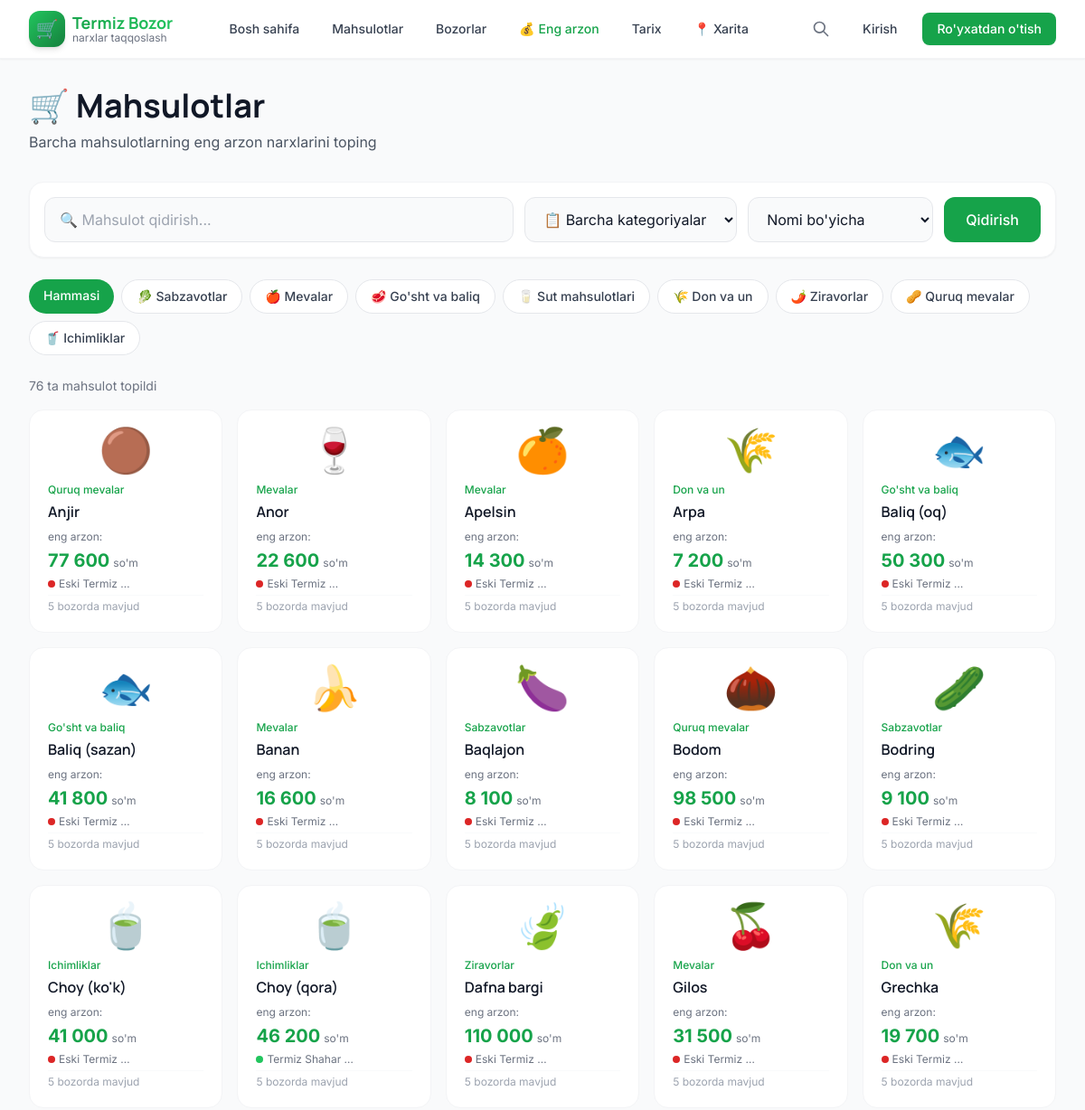
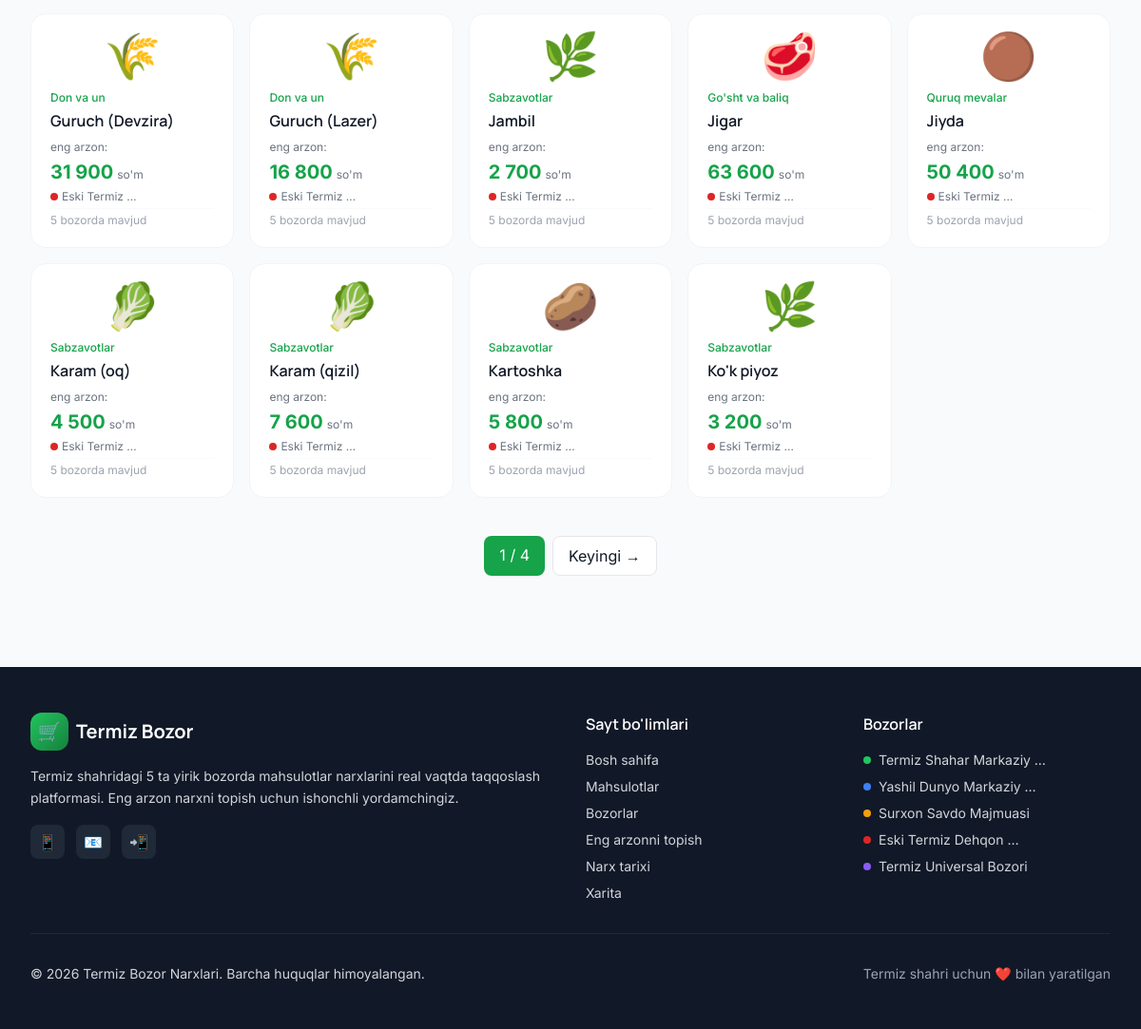
/mahsulotlar/, run on the app's committed database (2 pictures, top to bottom).
### apps/products/models.py (models this page shows, shortened)
class Category(models.Model):
    name = models.CharField(max_length=100, unique=True, verbose_name='Nomi')
    slug = models.SlugField(max_length=120, unique=True, blank=True)
    icon = models.CharField(
        max_length=10, default='🛒',
        help_text='Emoji yoki belgi',
        verbose_name='Ikonka'
    )
    color = models.CharField(
        max_length=7, default='#22c55e',
        help_text='Hex rang kodi',
        verbose_name='Rang'
    )
    description = models.TextField(blank=True, verbose_name='Tavsif')
    order = models.IntegerField(default=0, verbose_name='Tartib')
    class Meta:
        verbose_name = 'Kategoriya'
        verbose_name_plural = 'Kategoriyalar'
        ordering = ['order', 'name']

class Product(models.Model):
    class Unit(models.TextChoices):
        KG = 'kg', 'kg (kilogramm)'
        G = 'g', 'g (gramm)'
        DONA = 'dona', 'dona'
        LITR = 'litr', 'litr'
        BOGLAM = 'boglam', "bog'lam"
        TONNA = 'tonna', 'tonna'
        QUTI = 'quti', 'quti'
    name = models.CharField(max_length=150, verbose_name='Mahsulot nomi')
    slug = models.SlugField(max_length=170, unique=True, blank=True)
    category = models.ForeignKey(
        Category,
        on_delete=models.PROTECT,
        related_name='products',
        verbose_name='Kategoriya'
    )
    unit = models.CharField(
        max_length=20,
        choices=Unit.choices,
        default=Unit.KG,
        verbose_name="O'lchov birligi"
    )
    image = models.ImageField(
        upload_to='products/',
        blank=True, null=True,
        verbose_name='Rasm'
    )
    icon = models.CharField(
        max_length=10, blank=True,
        help_text='Rasm o\'rniga emoji ishlatish (masalan 🍅)',
        verbose_name='Emoji'
    )
    description = models.TextField(blank=True, verbose_name='Tavsif')
    is_seasonal = models.BooleanField(default=False, verbose_name='Mavsumiy')
    is_active = models.BooleanField(default=True, verbose_name='Faol')
    is_popular = models.BooleanField(
        default=False,
        verbose_name="Mashhur (bosh sahifada ko'rsatish)"
    )
    created_at = models.DateTimeField(auto_now_add=True)
    class Meta:
        verbose_name = 'Mahsulot'
        verbose_name_plural = 'Mahsulotlar'
        ordering = ['category__order', 'name']
    def get_absolute_url(self):
        return reverse('products:detail', kwargs={'slug': self.slug})

### apps/prices/models.py (models this page shows, shortened)
class Price(models.Model):
    product = models.ForeignKey(
        'products.Product',
        on_delete=models.CASCADE,
        related_name='prices',
        verbose_name='Mahsulot'
    )
    market = models.ForeignKey(
        'markets.Market',
        on_delete=models.CASCADE,
        related_name='prices',
        verbose_name='Bozor'
    )
    price = models.DecimalField(
        max_digits=12, decimal_places=2,
        verbose_name="Narx (so'm)"
    )
    date = models.DateField(verbose_name='Sana')
    recorded_at = models.DateTimeField(
        default=timezone.now,
        verbose_name='Kiritilgan vaqt'
    )
    recorded_by = models.ForeignKey(
        settings.AUTH_USER_MODEL,
        on_delete=models.SET_NULL,
        null=True, blank=True,
        related_name='recorded_prices',
        verbose_name='Kim kiritgan'
    )
    is_verified = models.BooleanField(
        default=True,
        verbose_name='Tasdiqlangan'
    )
    quality = models.CharField(
        max_length=20,
        choices=[
            ('high', 'Yuqori sifat'),
            ('medium', "O'rtacha"),
            ('low', 'Past'),
        ],
        default='medium',
        verbose_name='Sifati'
    )
    notes = models.TextField(blank=True, verbose_name='Izohlar')
    class Meta:
        verbose_name = 'Narx'
        verbose_name_plural = 'Narxlar'
        ordering = ['-date', '-recorded_at']
        unique_together = [('product', 'market', 'date')]
        indexes = [
            models.Index(fields=['-date']),
            models.Index(fields=['product', 'market', '-date']),
            models.Index(fields=['market', '-date']),
        ]
    @property
    def formatted_price(self):
        return f"{self.price:,.0f}".replace(',', ' ')

### apps/markets/models.py (models this page shows, shortened)
class Market(models.Model):
    name = models.CharField(max_length=200, verbose_name='Bozor nomi')
    slug = models.SlugField(max_length=220, unique=True, blank=True)
    address = models.CharField(max_length=300, verbose_name='Manzil')
    description = models.TextField(blank=True, verbose_name='Tavsif')
    latitude = models.DecimalField(
        max_digits=10, decimal_places=7,
        verbose_name='Kenglik (latitude)',
        help_text='Termiz uchun: 37.22 atrofida'
    )
    longitude = models.DecimalField(
        max_digits=10, decimal_places=7,
        verbose_name='Uzunlik (longitude)',
        help_text='Termiz uchun: 67.27 atrofida'
    )
    working_hours = models.CharField(
        max_length=100,
        default='06:00 - 19:00',
        verbose_name='Ish vaqti'
    )
    phone = models.CharField(max_length=30, blank=True, verbose_name='Telefon')
    image = models.ImageField(
        upload_to='markets/',
        blank=True, null=True,
        verbose_name='Bozor rasmi'
    )
    color = models.CharField(
        max_length=7,
        default='#22c55e',
        help_text='Hex rang kodi (masalan #22c55e)',
        verbose_name='Bozor rangi (taqqoslash uchun)'
    )
    is_active = models.BooleanField(default=True, verbose_name='Faol')
    order = models.IntegerField(default=0, verbose_name='Tartib')
    created_at = models.DateTimeField(auto_now_add=True)
    updated_at = models.DateTimeField(auto_now=True)
    class Meta:
        verbose_name = 'Bozor'
        verbose_name_plural = 'Bozorlar'
        ordering = ['order', 'name']
    def get_absolute_url(self):
        return reverse('markets:detail', kwargs={'slug': self.slug})

### apps/products/views.py (the view)
# urls.py: path('', views.product_list, name='list'),
def product_list(request):
    category_slug = request.GET.get('category')
    search = request.GET.get('q', '').strip()
    sort = request.GET.get('sort', 'name')
    products = Product.objects.filter(is_active=True).select_related('category')
    if category_slug:
        products = products.filter(category__slug=category_slug)
    if search:
        products = products.filter(
            Q(name__icontains=search) | Q(description__icontains=search)
        )
    if sort == 'name':
        products = products.order_by('name')
    elif sort == 'category':
        products = products.order_by('category__order', 'name')
    paginator = Paginator(products, 24)
    page = request.GET.get('page')
    products_page = paginator.get_page(page)
    recent_date = date.today() - timedelta(days=14)
    for product in products_page:
        latest_prices = list(Price.objects.filter(
            product=product, date__gte=recent_date
        ).select_related('market').order_by('market', '-date'))
        seen = set()
        unique_prices = []
        for p in latest_prices:
            if p.market_id not in seen:
                unique_prices.append(p)
                seen.add(p.market_id)
        if unique_prices:
            product.cheapest = min(unique_prices, key=lambda p: p.price)
            product.expensive = max(unique_prices, key=lambda p: p.price)
            product.market_count = len(unique_prices)
        else:
            product.cheapest = None
            product.expensive = None
            product.market_count = 0
    categories = Category.objects.all()
    return render(request, 'products/list.html', {
        'products': products_page,
        'categories': categories,
        'selected_category': category_slug,
        'search': search,
        'sort': sort,
    })

### templates/products/list.html (shortened to what this page needs)
{% extends 'base.html' %}
{% load humanize %}
{% block content %}
<div class="max-w-7xl mx-auto px-4 sm:px-6 lg:px-8 py-8">
    <div class="mb-8">
        <h1 class="font-display text-3xl md:text-4xl font-bold text-gray-900 mb-2">
            🛒 Mahsulotlar
        </h1>
        <p class="text-gray-600">Barcha mahsulotlarning eng arzon narxlarini toping</p>
    </div>
    <div class="bg-white rounded-2xl shadow-sm border border-gray-100 p-4 mb-6">
        <form method="get" class="flex flex-col md:flex-row gap-3">
            <div class="flex-1">
                <input type="text" name="q" value="{{ search }}" placeholder="🔍 Mahsulot qidirish..."
                       class="w-full px-4 py-3 bg-gray-50 border border-gray-200 rounded-xl focus:bg-white focus:border-primary-500 focus:outline-none">
            </div>
            <select name="category" class="px-4 py-3 bg-gray-50 border border-gray-200 rounded-xl focus:bg-white focus:border-primary-500 focus:outline-none">
                <option value="">📋 Barcha kategoriyalar</option>
            </select>
            <select name="sort" class="px-4 py-3 bg-gray-50 border border-gray-200 rounded-xl focus:bg-white focus:border-primary-500 focus:outline-none">
                <option value="name" {% if sort == 'name' %}selected{% endif %}>Nomi bo'yicha</option>
            </select>
            <button type="submit" class="px-6 py-3 bg-primary-600 text-white font-medium rounded-xl hover:bg-primary-700 transition">
                Qidirish
            </button>
        </form>
    </div>
    <div class="flex flex-wrap gap-2 mb-6 overflow-x-auto">
        <a href="{% url 'products:list' %}" class="px-4 py-2 rounded-full text-sm font-medium whitespace-nowrap transition
            {% if not selected_category %}bg-primary-600 text-white{% else %}bg-white text-gray-700 border border-gray-200 hover:bg-gray-50{% endif %}">
            Hammasi
        </a>
        {% for cat in categories %}
            <a href="{% url 'products:list' %}?category={{ cat.slug }}" class="px-4 py-2 rounded-full text-sm font-medium whitespace-nowrap transition
                {% if selected_category == cat.slug %}bg-primary-600 text-white{% else %}bg-white text-gray-700 border border-gray-200 hover:bg-gray-50{% endif %}">
                {{ cat.icon }} {{ cat.name }}
            </a>
        {% endfor %}
    </div>
    <p class="text-sm text-gray-500 mb-4">
        {{ products.paginator.count }} ta mahsulot topildi
    </p>
    {% if products %}
        <div class="grid grid-cols-2 sm:grid-cols-3 md:grid-cols-4 lg:grid-cols-5 gap-4">
            {% for product in products %}
                <a href="{{ product.get_absolute_url }}" class="card-hover bg-white rounded-2xl p-5 border border-gray-100 group">
                    <div class="text-5xl mb-3 text-center">{{ product.icon }}</div>
                    <div class="text-xs text-primary-600 font-medium mb-1">{{ product.category.name }}</div>
                    <h3 class="font-semibold text-gray-900 mb-2 group-hover:text-primary-600 transition truncate">{{ product.name }}</h3>
                    {% if product.cheapest %}
                        <div class="space-y-1">
                            <div class="text-xs text-gray-500">eng arzon:</div>
                            <div class="flex items-baseline gap-1">
                                <span class="text-xl font-bold text-primary-600">{{ product.cheapest.formatted_price }}</span>
                                <span class="text-xs text-gray-500">so'm</span>
                            </div>
                            <div class="text-xs text-gray-500 truncate flex items-center gap-1">
                                <span class="w-2 h-2 rounded-full" style="background: {{ product.cheapest.market.color }}"></span>
                                {{ product.cheapest.market.name|truncatewords:2 }}
                            </div>
                            {% if product.market_count > 1 %}
                                <div class="text-xs text-gray-400 pt-1 border-t border-gray-50">
                                    {{ product.market_count }} bozorda mavjud
                                </div>
                            {% endif %}
                        </div>
                    {% else %}
                        <div class="text-sm text-gray-400">Narx yo'q</div>
                    {% endif %}
                </a>
            {% endfor %}
        </div>
        {% if products.has_other_pages %}
            <div class="flex justify-center gap-2 mt-10">
                <span class="px-4 py-2 bg-primary-600 text-white rounded-lg">{{ products.number }} / {{ products.paginator.num_pages }}</span>
                {% if products.has_next %}
                    <a href="?page={{ products.next_page_number }}" class="px-4 py-2 bg-white border border-gray-200 rounded-lg hover:bg-gray-50">Keyingi →</a>
                {% endif %}
            </div>
        {% endif %}
    {% endif %}
</div>
{% endblock %}

### templates/partials/footer.html
<footer class="bg-gray-900 text-gray-300 mt-16">
    <div class="max-w-7xl mx-auto px-4 sm:px-6 lg:px-8 py-12">
        <div class="grid grid-cols-1 md:grid-cols-4 gap-8">
            <div class="md:col-span-2">
                <div class="flex items-center gap-2 mb-4">
                    <div class="w-10 h-10 bg-gradient-to-br from-primary-500 to-primary-700 rounded-xl flex items-center justify-center text-white text-xl font-bold">🛒</div>
                    <span class="font-display font-bold text-xl text-white">Termiz Bozor</span>
                </div>
                <p class="text-sm leading-relaxed mb-4">
                    Termiz shahridagi 5 ta yirik bozorda mahsulotlar narxlarini real vaqtda
                    taqqoslash platformasi. Eng arzon narxni topish uchun ishonchli yordamchingiz.
                </p>
                <div class="flex gap-3">
                    <a href="#" class="w-9 h-9 bg-gray-800 hover:bg-primary-600 rounded-lg flex items-center justify-center transition">📱</a>
                    <a href="#" class="w-9 h-9 bg-gray-800 hover:bg-primary-600 rounded-lg flex items-center justify-center transition">📧</a>
                    <a href="#" class="w-9 h-9 bg-gray-800 hover:bg-primary-600 rounded-lg flex items-center justify-center transition">📲</a>
                </div>
            </div>
            <div>
                <h4 class="text-white font-semibold mb-4">Sayt bo'limlari</h4>
                <ul class="space-y-2 text-sm">
                    <li><a href="{% url 'core:home' %}" class="hover:text-primary-400 transition">Bosh sahifa</a></li>
                    <li><a href="{% url 'products:list' %}" class="hover:text-primary-400 transition">Mahsulotlar</a></li>
                    <li><a href="{% url 'markets:list' %}" class="hover:text-primary-400 transition">Bozorlar</a></li>
                    <li><a href="{% url 'prices:cheapest' %}" class="hover:text-primary-400 transition">Eng arzonni topish</a></li>
                    <li><a href="{% url 'prices:history' %}" class="hover:text-primary-400 transition">Narx tarixi</a></li>
                    <li><a href="{% url 'markets:map' %}" class="hover:text-primary-400 transition">Xarita</a></li>
                </ul>
            </div>
            <div>
                <h4 class="text-white font-semibold mb-4">Bozorlar</h4>
                <ul class="space-y-2 text-sm">
                    {% for market in nav_markets %}
                        <li>
                            <a href="{{ market.get_absolute_url }}" class="hover:text-primary-400 transition flex items-center gap-2">
                                <span class="w-2 h-2 rounded-full" style="background: {{ market.color }}"></span>
                                {{ market.name|truncatewords:3 }}
                            </a>
                        </li>
                    {% endfor %}
                </ul>
            </div>
        </div>
        <hr class="my-8 border-gray-800">
        <div class="flex flex-col md:flex-row justify-between items-center gap-4 text-sm">
            <p>© 2026 {{ site_name }}. Barcha huquqlar himoyalangan.</p>
            <p class="text-gray-400">Termiz shahri uchun ❤️ bilan yaratilgan</p>
        </div>
    </div>
</footer>

### data on the page
Category: icon "🥬", name "Sabzavotlar"
Category: icon "🍎", name "Mevalar"
Category: icon "🥩", name "Go'sht va baliq"
Category: icon "🥛", name "Sut mahsulotlari"
Category: icon "🌾", name "Don va un"
Category: icon "🌶️", name "Ziravorlar"
Category: icon "🥜", name "Quruq mevalar"
Category: icon "🥤", name "Ichimliklar"
Product: icon "🟤", category.name "Quruq mevalar", name "Anjir", cheapest.formatted_price "77 600", cheapest.market.name "Eski Termiz …", market_count "5"
Product: icon "🍷", category.name "Mevalar", name "Anor", cheapest.formatted_price "22 600", cheapest.market.name "Eski Termiz …", market_count "5"
Product: icon "🍊", category.name "Mevalar", name "Apelsin", cheapest.formatted_price "14 300", cheapest.market.name "Eski Termiz …", market_count "5"
Product: icon "🌾", category.name "Don va un", name "Arpa", cheapest.formatted_price "7 200", cheapest.market.name "Eski Termiz …", market_count "5"
Product: icon "🐟", category.name "Go'sht va baliq", name "Baliq (oq)", cheapest.formatted_price "50 300", cheapest.market.name "Eski Termiz …", market_count "5"
Product: icon "🐟", category.name "Go'sht va baliq", name "Baliq (sazan)", cheapest.formatted_price "41 800", cheapest.market.name "Eski Termiz …", market_count "5"
Product: icon "🍌", category.name "Mevalar", name "Banan", cheapest.formatted_price "16 600", cheapest.market.name "Eski Termiz …", market_count "5"
Product: icon "🍆", category.name "Sabzavotlar", name "Baqlajon", cheapest.formatted_price "8 100", cheapest.market.name "Eski Termiz …", market_count "5"
Product: icon "🌰", category.name "Quruq mevalar", name "Bodom", cheapest.formatted_price "98 500", cheapest.market.name "Eski Termiz …", market_count "5"
Product: icon "🥒", category.name "Sabzavotlar", name "Bodring", cheapest.formatted_price "9 100", cheapest.market.name "Eski Termiz …", market_count "5"
Product: icon "🍵", category.name "Ichimliklar", name "Choy (ko'k)", cheapest.formatted_price "41 000", cheapest.market.name "Eski Termiz …", market_count "5"
Product: icon "🍵", category.name "Ichimliklar", name "Choy (qora)", cheapest.formatted_price "46 200", cheapest.market.name "Termiz Shahar …", market_count "5"
Product: icon "🍃", category.name "Ziravorlar", name "Dafna bargi", cheapest.formatted_price "110 000", cheapest.market.name "Eski Termiz …", market_count "5"
Product: icon "🍒", category.name "Mevalar", name "Gilos", cheapest.formatted_price "31 500", cheapest.market.name "Eski Termiz …", market_count "5"
Product: icon "🌾", category.name "Don va un", name "Grechka", cheapest.formatted_price "19 700", cheapest.market.name "Eski Termiz …", market_count "5"
Product: icon "🌾", category.name "Don va un", name "Guruch (Devzira)", cheapest.formatted_price "31 900", cheapest.market.name "Eski Termiz …", market_count "5"
Product: icon "🌾", category.name "Don va un", name "Guruch (Lazer)", cheapest.formatted_price "16 800", cheapest.market.name "Eski Termiz …", market_count "5"
Product: icon "🌿", category.name "Sabzavotlar", name "Jambil", cheapest.formatted_price "2 700", cheapest.market.name "Eski Termiz …", market_count "5"
Product: icon "🥩", category.name "Go'sht va baliq", name "Jigar", cheapest.formatted_price "63 600", cheapest.market.name "Eski Termiz …", market_count "5"
Product: icon "🟤", category.name "Quruq mevalar", name "Jiyda", cheapest.formatted_price "50 400", cheapest.market.name "Eski Termiz …", market_count "5"
Product: icon "🥬", category.name "Sabzavotlar", name "Karam (oq)", cheapest.formatted_price "4 500", cheapest.market.name "Eski Termiz …", market_count "5"
Product: icon "🥬", category.name "Sabzavotlar", name "Karam (qizil)", cheapest.formatted_price "7 600", cheapest.market.name "Eski Termiz …", market_count "5"
Product: icon "🥔", category.name "Sabzavotlar", name "Kartoshka", cheapest.formatted_price "5 800", cheapest.market.name "Eski Termiz …", market_count "5"
Product: icon "🌿", category.name "Sabzavotlar", name "Ko'k piyoz", cheapest.formatted_price "3 200", cheapest.market.name "Eski Termiz …", market_count "5"
Market: name "Termiz Shahar Markaziy …"
Market: name "Yashil Dunyo Markaziy …"
Market: name "Surxon Savdo Majmuasi"
Market: name "Eski Termiz Dehqon …"
Market: name "Termiz Universal Bozori"

### other printed values
{{ products.paginator.count }} "76"
{{ products.number }} "1"
{{ products.paginator.num_pages }} "4"
{{ site_name }} "Termiz Bozor Narxlari"
